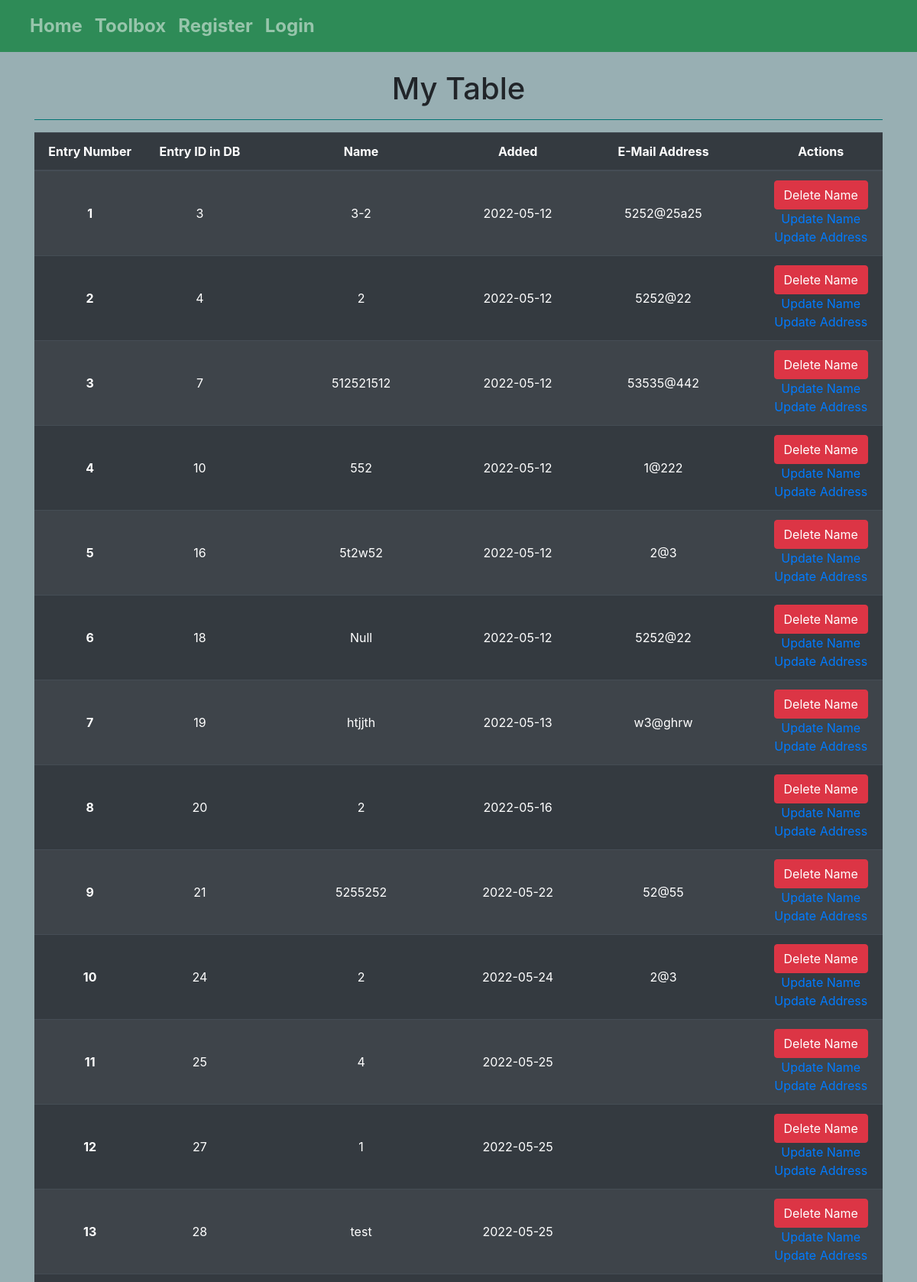
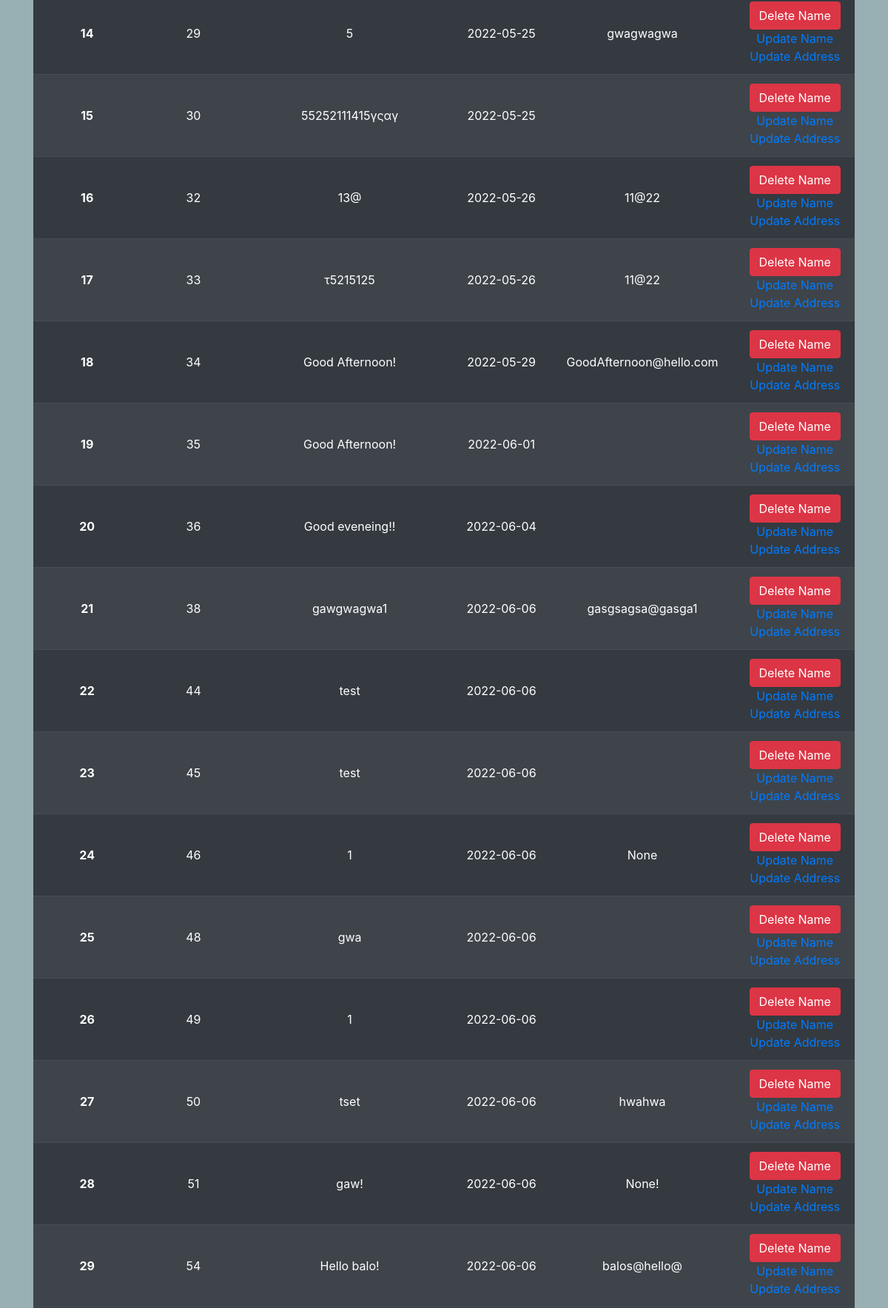
The page / (upper part) on the database its author committed (2 pictures, top to bottom).
### app.py (models this page shows, shortened)
class MyTask(db.Model):
    id = db.Column(db.Integer, primary_key=True)  # Unique Identifier for each table record (PRIMARY KEY)
    name = db.Column(db.String(50), nullable=False)
    email_address = db.Column(db.String(50), nullable=False)
    date_created = db.Column(db.DateTime, default=datetime.utcnow)

### app.py (the view)
@app.route('/', methods=['POST','GET'])
def home():
    name = None
    form = NameForm()
    if request.method == 'POST':
        if form.validate_on_submit():
            name = form.name.data
            form.name.data = ''
            flash("Name added successfully", category='alert alert-success')
            name = request.form["name"]
            new_task = MyTask(name=name)
        try:
            db.session.add(new_task)
            db.session.commit()
            tasks = MyTask.query.order_by(MyTask.date_created).all()
            return redirect('/')
        except:
            return Response('Encountered an error while adding', status = 204)
    else:
        tasks = MyTask.query.order_by(MyTask.date_created).all()
        return render_template('home.html', tasks=tasks,
                               name = name,
                               form = form)

### templates/home.html (shortened to what this page needs)
{% extends 'template_to_inherit.html' %}
{% block body %}
<div class="container">
    <h1 style="text-align: center;">My Table</h1>
    <hr color="teal">
    {% if tasks|length < 1 %}
        <p style="font-size: 150%; color: red; text-align: center">There are no entries... Please fill in an entry name in the form.</p>
    {% else %}
        <table class="table table-striped table-dark table-hover .table-sm ">
            <thead>
                <tr>
                    <th scope="col" class="align-middle text-center">Entry Number</th>
                    <th scope="col" class="align-middle text-center">Entry ID in DB</th>
                    <th scope="col" class="align-middle text-center">Name</th>
                    <th scope="col" class="align-middle text-center">Added</th>
                    <th scope="col" class="align-middle text-center">E-Mail Address</th>
                    <th scope="col" class="align-middle text-center">Actions</th>
                </tr>
            </thead>
            <tbody>
            {% for task in tasks %}
                <tr>
                    <th scope="row" class="align-middle text-center">{{ loop.index0 + 1 }}</th>
                    <td class="align-middle text-center">{{ task.id }}</td>
                    <td class="align-middle text-center">{{ task.name }}</td>
                    <td class="align-middle text-center">{{ task.date_created.date() }}</td>
                    <td class="align-middle text-center"> {% if task.email_address is not none %}  {{  task.email_address }}  {% endif %}  </td>
                    <td class="align-middle text-center">
                        <a class="btn btn-danger" href="/delete/{{task.id}}" onclick="return confirm('Are you sure you want to delete this entry?');">Delete Name</a>
                        <br>
                        <a href="/update/name/{{task.id}}">Update Name</a>
                        <br>
                        <a href="/update/address/{{task.id}}">Update Address</a>
                    </td>
                </tr>
            {% endfor %}
            </tbody>
        </table>
    {% endif %}
</div>
{% endblock %}

### templates/template_to_inherit.html (shortened to what this page needs)
<!DOCTYPE html>
<html lang="en">
<head>
    <link rel="stylesheet" href="https://cdn.jsdelivr.net/npm/bootstrap@4.3.1/dist/css/bootstrap.min.css"
>
    <link rel="stylesheet" href="{{ url_for('static', filename='css/css_after_bootstrap.css') }}">
    <nav class="navbar navbar-expand-lg navbar-dark" style="background-color: #2E8B57;">
        <div class="container-fluid">
            <div class="collapse navbar-collapse" id="navbarNav" style="font-weight: bold; font-size: 150%;">
                <ul class="navbar-nav">
                    <li class="nav-item">
                        <a class="nav-link" href="/">Home</a>
                    </li>
                    <li class="nav-item">
                        <a class="nav-link" href="/toolbox/" id="button_toolbox">Toolbox</a>
                    </li>
                {% if current_user.is_authenticated %}
                    <li class="nav-item">
                        <a class="nav-link" href="{{url_for('profile')}}" id="button_profile">Profile</a>
                    </li>
                    <li class="nav-item">
                        <a class="nav-link" href="{{url_for('logout')}}" id="button_logout">Logout</a>
                    </li>
                    {% if current_user.id == 26 %}
                    <li class="nav-item">
                        <a class="nav-link" href="{{url_for('admin')}}" id="button_admin">ADMIN</a>
                    </li>
                    {% endif %}
                {% else %}
                    <li class="nav-item">
                        <a class="nav-link" href="/register/" id="button_register">Register</a>
                    </li>
                    <li class="nav-item">
                        <a class="nav-link" href="/login/" id="button_login">Login</a>
                    </li>
                {% endif %}
                </ul>
            </div>
        </div>
    </nav>
    <br>
</head>
<body>
    {% block body %}
    {% endblock %}
</body>
</html>

### rows shown on the page
MyTask: id "3", name "3-2", date_created "2022-05-12", email_address "5252@25a25"
MyTask: id "4", name "2", date_created "2022-05-12", email_address "5252@22"
MyTask: id "7", name "512521512", date_created "2022-05-12", email_address "53535@442"
MyTask: id "10", name "552", date_created "2022-05-12", email_address "1@222"
MyTask: id "16", name "5t2w52", date_created "2022-05-12", email_address "2@3"
MyTask: id "18", name "Null", date_created "2022-05-12", email_address "5252@22"
MyTask: id "19", name "htjjth", date_created "2022-05-13", email_address "w3@ghrw"
MyTask: id "20", name "2", date_created "2022-05-16"
MyTask: id "21", name "5255252", date_created "2022-05-22", email_address "52@55"
MyTask: id "24", name "2", date_created "2022-05-24", email_address "2@3"
MyTask: id "25", name "4", date_created "2022-05-25"
MyTask: id "27", name "1", date_created "2022-05-25"
MyTask: id "28", name "test", date_created "2022-05-25"
MyTask: id "29", name "5", date_created "2022-05-25", email_address "gwagwagwa"
MyTask: id "30", name "55252111415γςαγ", date_created "2022-05-25"
MyTask: id "32", name "13@", date_created "2022-05-26", email_address "11@22"
MyTask: id "33", name "τ5215125", date_created "2022-05-26", email_address "11@22"
MyTask: id "34", name "Good Afternoon!", date_created "2022-05-29", email_address "GoodAfternoon@hello.com"
MyTask: id "35", name "Good Afternoon!", date_created "2022-06-01"
MyTask: id "36", name "Good eveneing!!", date_created "2022-06-04"
MyTask: id "38", name "gawgwagwa1", date_created "2022-06-06", email_address "gasgsagsa@gasga1"
MyTask: id "44", name "test", date_created "2022-06-06"
MyTask: id "45", name "test", date_created "2022-06-06"
MyTask: id "46", name "1", date_created "2022-06-06", email_address "None"
MyTask: id "48", name "gwa", date_created "2022-06-06"
MyTask: id "49", name "1", date_created "2022-06-06"
MyTask: id "50", name "tset", date_created "2022-06-06", email_address "hwahwa"
MyTask: id "51", name "gaw!", date_created "2022-06-06", email_address "None!"
MyTask: id "54", name "Hello balo!", date_created "2022-06-06", email_address "balos@hello@"
